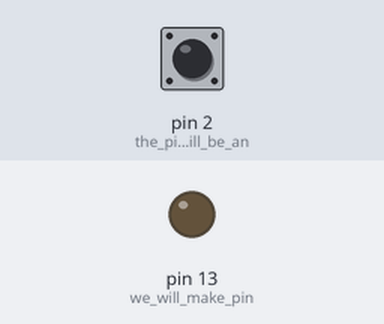
Bench run of a sketch on a simulated Arduino Uno, built with avr-gcc and run on an emulated ATmega328P. Parts: output pins drawn as LEDs (lit = HIGH). The test bench sets the inputs (shaded band); at power-on: pin 2 (the_pin_button_will_be_an) LOW.

Above: at 1.2 s.
1.3 s: pin 2 (the_pin_button_will_be_an) pulled HIGH for 0.15 s
At 1.37 s:
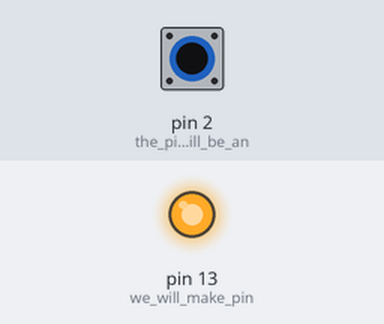
2.9 s: pin 2 (the_pin_button_will_be_an) pulled HIGH for 3.2 s
At 7.0 s:
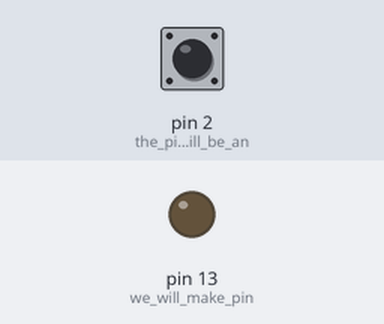
Timing chart, 0 to 8.5 s (numbered marks = the images above; inputs shaded):
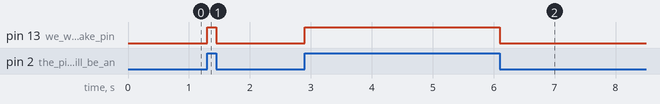

The sketch:

task-1-push-button-LED.ino
```cpp
int our_state = 0;
void setup() {
  // put your setup code here, to run once:
pinMode(13, OUTPUT); // we will make pin#13 as an output
pinMode(2, INPUT); // the pin button will be an input
}

void loop() {
  // put your main code here, to run repeatedly:
  our_state = digitalRead(2);
  if (our_state == HIGH)
    digitalWrite(13, HIGH);
  else
    digitalWrite(13, LOW);
}
```

Measured:
- after the input at 1.3 s, pin 13 (we_will_make_pin): LOW → HIGH at once, → LOW 0.15 s later
- after the input at 2.9 s, pin 13 (we_will_make_pin): LOW → HIGH at once, → LOW 3.2 s later
